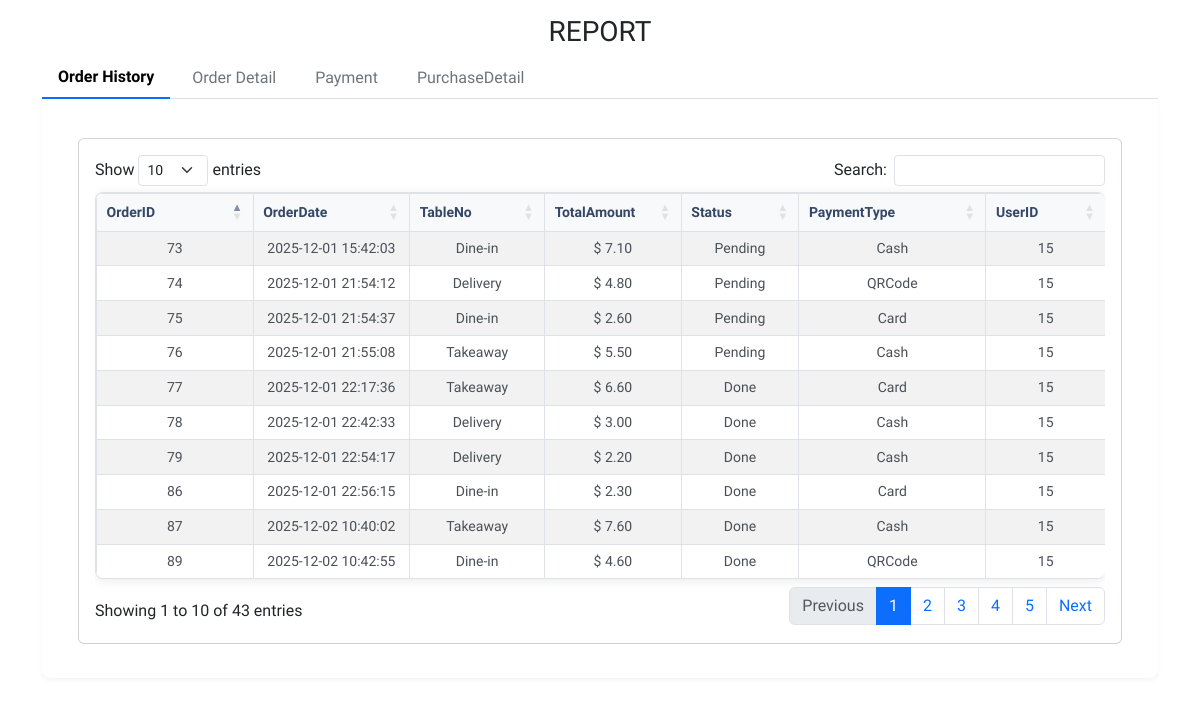
Page /Cafe_System/view/Report/index.php on the committed database.
### tables this page shows
CREATE TABLE `orders` (
  `OrderID` int(11) NOT NULL,
  `OrderDate` datetime NOT NULL,
  `TableNo` varchar(10) DEFAULT NULL,
  `Status` varchar(50) NOT NULL,
  `TotalAmount` decimal(10,2) NOT NULL,
  `PaymentType` varchar(50) DEFAULT NULL,
  `UserID` int(11) DEFAULT NULL
);

### Cafe_System/view/Report/ordertab.php (the view, shortened to what this page needs)
<?php
include('../../root/Header.php');
include('../../Config/conect.php');
?>
<div class="container">
    <div class="row">
        <div class="col-12">
            <div class="card">
                <div class="card-body">
                    <div class="row">
                        <div class="col-12">
                            <div class="table-responsive">
                                <table id="example" class="table table-striped table-bordered text-center" style="width:100%">
                                    <thead>
                                        <tr>
                                            <th scope="col">OrderID</th>
                                            <th scope="col">OrderDate</th>
                                            <th scope="col">TableNo</th>
                                            <th scope="col">TotalAmount</th>
                                            <th scope="col">Status</th>
                                            <th scope="col">PaymentType</th>
                                            <th scope="col">UserID</th>
                                        </tr>
                                    </thead>
                                    <tbody>
                                        <?php
                                        $sql = 'SELECT * from orders';
                                        $run = $con->query($sql);
                                        while ($row = $run->fetch_assoc()) {
                                        ?>
                                            <tr>
                                                <td><?php echo $row['OrderID'] ?></td>
                                                <td><?php echo $row['OrderDate'] ?></td>
                                                <td><?php echo $row['TableNo'] ?></td>
                                                <td>$ <?php echo $row['TotalAmount'] ?></td>
                                                <td><?php echo $row['Status'] ?></td>
                                                <td><?php echo $row['PaymentType'] ?></td>
                                                <td><?php echo $row['UserID'] ?></td>
                                            </tr>
                                        <?php
                                        }
                                        ?>
                                    </tbody>
                                </table>
                            </div>
                        </div>
                    </div>
                </div>
            </div>
        </div>
    </div>
</div>

### Cafe_System/Style/style.css (style rules this page uses)
.tab-pane table { width: 100%; border-collapse: separate; border-spacing: 0; background: #fff; border-radius: 8px; overflow: hidden; box-shadow: 0 2px 12px rgba(0, 0, 0, 0.08); margin: 1rem 0; border: 1px solid #dee2e6; font-size: 0.875rem; }
.tab-pane table th { background: #f8f9fa; color: #344767; font-weight: 600; padding: 0.5rem 0.6rem; text-align: left; border-bottom: 2px solid #dee2e6; border-right: 1px solid #dee2e6; white-space: nowrap; }
.tab-pane table th:last-child { border-right: none; }
.tab-pane table td { padding: 0.4rem 0.6rem; border-bottom: 1px solid #dee2e6; border-right: 1px solid #dee2e6; color: #495057; vertical-align: middle; }
.tab-pane table td:last-child { border-right: none; }
.tab-pane table tr:last-child td { border-bottom: none; }
.tab-pane table th:nth-child(1), .tab-pane table td:nth-child(1) { width: 120px; min-width: 120px; }
.tab-pane table th:nth-child(2), .tab-pane table td:nth-child(2) { width: 120px; min-width: 120px; }
.tab-pane table th:nth-child(3), .tab-pane table td:nth-child(3) { width: auto; }
.tab-pane table th:nth-child(4), .tab-pane table td:nth-child(4) { width: 100px; min-width: 100px; }
.tab-pane table td:nth-child(3) { font-weight: 500; }

### rows in the picture
orders: OrderID "73", OrderDate "2025-12-01 15:42:03", TableNo "Dine-in", TotalAmount "7.10", Status "Pending", PaymentType "Cash", UserID "15"
orders: OrderID "74", OrderDate "2025-12-01 21:54:12", TableNo "Delivery", TotalAmount "4.80", Status "Pending", PaymentType "QRCode", UserID "15"
orders: OrderID "75", OrderDate "2025-12-01 21:54:37", TableNo "Dine-in", TotalAmount "2.60", Status "Pending", PaymentType "Card", UserID "15"
orders: OrderID "76", OrderDate "2025-12-01 21:55:08", TableNo "Takeaway", TotalAmount "5.50", Status "Pending", PaymentType "Cash", UserID "15"
orders: OrderID "77", OrderDate "2025-12-01 22:17:36", TableNo "Takeaway", TotalAmount "6.60", Status "Done", PaymentType "Card", UserID "15"
orders: OrderID "78", OrderDate "2025-12-01 22:42:33", TableNo "Delivery", TotalAmount "3.00", Status "Done", PaymentType "Cash", UserID "15"
orders: OrderID "79", OrderDate "2025-12-01 22:54:17", TableNo "Delivery", TotalAmount "2.20", Status "Done", PaymentType "Cash", UserID "15"
orders: OrderID "86", OrderDate "2025-12-01 22:56:15", TableNo "Dine-in", TotalAmount "2.30", Status "Done", PaymentType "Card", UserID "15"
orders: OrderID "87", OrderDate "2025-12-02 10:40:02", TableNo "Takeaway", TotalAmount "7.60", Status "Done", PaymentType "Cash", UserID "15"
orders: OrderID "89", OrderDate "2025-12-02 10:42:55", TableNo "Dine-in", TotalAmount "4.60", Status "Done", PaymentType "QRCode", UserID "15"
